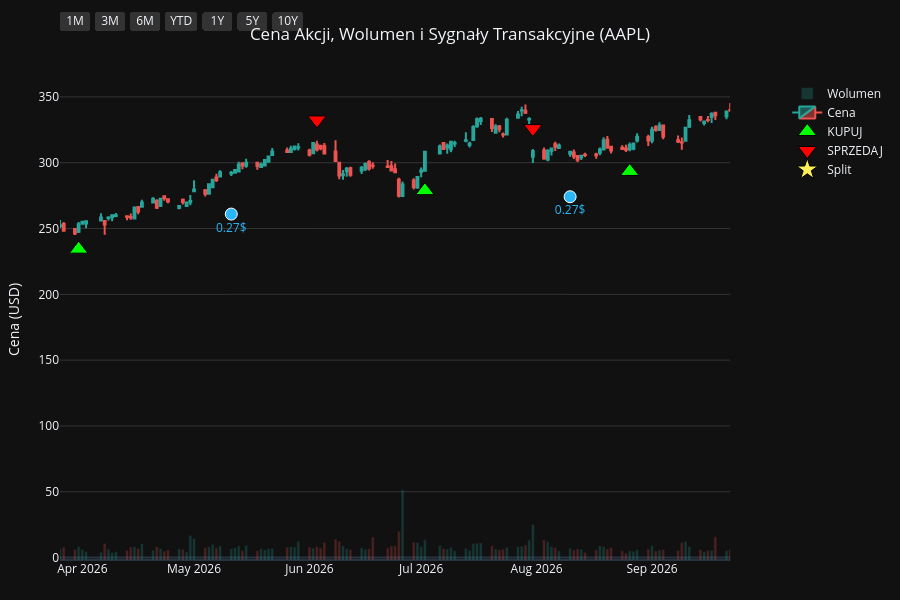
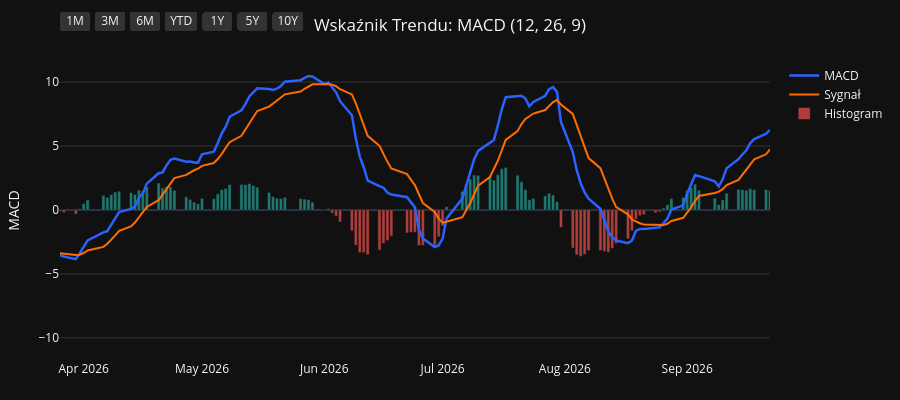
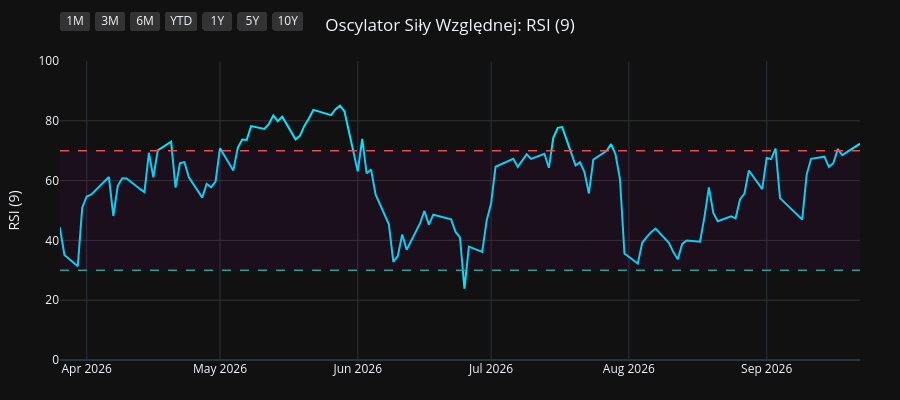
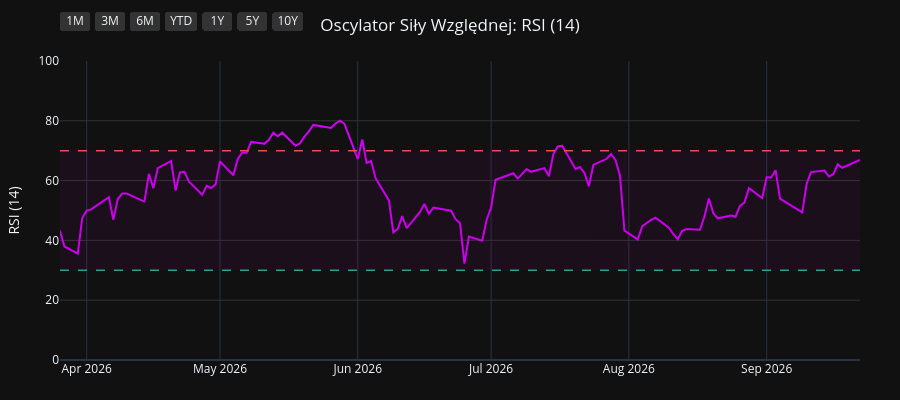

These figures' notebook cell, in order:
### Code cell
import os
import yfinance as yf
import pandas as pd
import pandas_ta as ta
import plotly.graph_objects as go
from plotly.subplots import make_subplots

# 1. Pobranie i przygotowanie danych
symbol = os.environ.get("STOCK_TICKER", "").strip().upper()
if not symbol:
    raise RuntimeError("Set STOCK_TICKER before running price_extractor.ipynb")
df = yf.Ticker(symbol).history(period="10y")
df.index = df.index.tz_localize(None)

# Wskaźniki i sygnały
df.ta.macd(fast=12, slow=26, signal=9, append=True)
df.ta.rsi(length=9, append=True)
df.ta.rsi(length=14, append=True)
df.ta.rsi(length=21, append=True)
df.dropna(inplace=True)

macd = df['MACD_12_26_9']
signal = df['MACDs_12_26_9']
wczorajszy_macd = macd.shift(1)
wczorajszy_signal = signal.shift(1)

df['Decyzja'] = 'BRAK'
df.loc[(macd > signal) & (wczorajszy_macd <= wczorajszy_signal), 'Decyzja'] = 'KUPUJ'
df.loc[(macd < signal) & (wczorajszy_macd >= wczorajszy_signal), 'Decyzja'] = 'SPRZEDAJ'

df_kupuj = df[df['Decyzja'] == 'KUPUJ']
df_sprzedaj = df[df['Decyzja'] == 'SPRZEDAJ']
df_dywidendy = df[df['Dividends'] > 0]
df_splity = df[df['Stock Splits'] > 0]

# Wspólna konfiguracja osi X
konfiguracja_osi_x = dict(
    type="date",
    showspikes=True, spikemode="across", spikesnap="cursor", spikedash="dot", spikecolor="#ffffff", spikethickness=1, hoverformat="%Y-%m-%d",
    rangeselector=dict(
        buttons=list([
            dict(count=1, label="1M", step="month", stepmode="backward"),
            dict(count=3, label="3M", step="month", stepmode="backward"),
            dict(count=6, label="6M", step="month", stepmode="backward"),
            dict(count=1, label="YTD", step="year", stepmode="todate"),
            dict(count=1, label="1Y", step="year", stepmode="backward"),
            dict(count=5, label="5Y", step="year", stepmode="backward"),
            dict(step="all", label="10Y")
        ]),
        bgcolor="#333333", activecolor="#2962ff", x=0, y=1.1
    )
)

# ==========================================
# WYKRES 1: CENA + WOLUMEN + SYGNAŁY
# ==========================================
fig1 = make_subplots(specs=[[{"secondary_y": True}]])

kolory_wolumenu = ['#26a69a' if row['Close'] >= row['Open'] else '#ef5350' for index, row in df.iterrows()]
fig1.add_trace(go.Bar(x=df.index, y=df['Volume'], marker_color=kolory_wolumenu, opacity=0.25, name='Wolumen'), secondary_y=True)
fig1.add_trace(go.Candlestick(x=df.index, open=df['Open'], high=df['High'], low=df['Low'], close=df['Close'], name='Cena', increasing_line_color='#26a69a', decreasing_line_color='#ef5350'), secondary_y=False)
fig1.add_trace(go.Scatter(x=df_kupuj.index, y=df_kupuj['Low'] * 0.95, customdata=df_kupuj[['Low', 'High']], mode='markers', marker=dict(symbol='triangle-up', size=16, color='#00ff00', line=dict(width=1, color='black')), name='KUPUJ', hovertemplate='KUPUJ<br>Najniższa: %{customdata[0]:.2f}<br>Najwyższa: %{customdata[1]:.2f}<extra></extra>'), secondary_y=False)
fig1.add_trace(go.Scatter(x=df_sprzedaj.index, y=df_sprzedaj['High'] * 1.05, customdata=df_sprzedaj[['Low', 'High']], mode='markers', marker=dict(symbol='triangle-down', size=16, color='#ff0000', line=dict(width=1, color='black')), name='SPRZEDAJ', hovertemplate='SPRZEDAJ<br>Najniższa: %{customdata[0]:.2f}<br>Najwyższa: %{customdata[1]:.2f}<extra></extra>'), secondary_y=False)

if not df_dywidendy.empty:
    fig1.add_trace(go.Scatter(x=df_dywidendy.index, y=df_dywidendy['Low'] * 0.90, mode='markers+text', marker=dict(symbol='circle', size=12, color='#29b6f6', line=dict(width=1, color='white')), text=df_dywidendy['Dividends'].apply(lambda x: f"{x}$"), textposition="bottom center", name='Dywidenda', showlegend=False, hovertemplate='Dywidenda: %{text}<extra></extra>', textfont=dict(color="#29b6f6")), secondary_y=False)
if not df_splity.empty:
                    fig1.add_trace(go.Scatter(x=df_splity.index, y=df_splity['High'], mode='markers+text', marker=dict(symbol='star', size=16, color='#ffee58', line=dict(width=1, color='black')), text=df_splity['Stock Splits'].apply(lambda x: f"{x:g}:1" if x >= 1 else f"1:{1 / x:g}"), textposition="top center", name='Split', hovertemplate='%{text}<extra></extra>', textfont=dict(color="#ffee58")), secondary_y=False)

fig1.update_layout(title=dict(text=f"Cena Akcji, Wolumen i Sygnały Transakcyjne ({symbol})", x=0.5, xanchor='center'), dragmode='pan', xaxis_rangeslider_visible=False, template='plotly_dark', height=600, hovermode='x unified', margin=dict(l=60, r=40, t=60, b=40))
fig1.update_xaxes(**konfiguracja_osi_x)
fig1.update_xaxes(range=[df.index.max() - pd.Timedelta(days=180), df.index.max()])
fig1.update_yaxes(title_text="Cena (USD)", secondary_y=False, gridcolor='#333333')
fig1.update_yaxes(range=[0, df['Volume'].max() * 4], showgrid=False, showticklabels=False, secondary_y=True)
fig1.show(config={'scrollZoom': True})

# ==========================================
# WYKRES 2: WSKAŹNIK MACD
# ==========================================
fig2 = go.Figure()
fig2.add_trace(go.Scatter(x=df.index, y=df['MACD_12_26_9'], line=dict(color='#2962ff', width=2.5), name='MACD'))
fig2.add_trace(go.Scatter(x=df.index, y=df['MACDs_12_26_9'], line=dict(color='#ff6d00', width=2), name='Sygnał'))
kolory_macd = ['#26a69a' if val >= 0 else '#ef5350' for val in df['MACDh_12_26_9']]
fig2.add_trace(go.Bar(x=df.index, y=df['MACDh_12_26_9'], marker_color=kolory_macd, name='Histogram', opacity=0.7))
fig2.update_layout(title=dict(text="Wskaźnik Trendu: MACD (12, 26, 9)", x=0.5, xanchor='center'), dragmode='pan', xaxis_rangeslider_visible=False, template='plotly_dark', height=400, hovermode='x unified', margin=dict(l=60, r=40, t=60, b=40))
fig2.update_xaxes(**konfiguracja_osi_x)
fig2.update_xaxes(range=[df.index.max() - pd.Timedelta(days=180), df.index.max()])
fig2.update_yaxes(title_text="MACD", gridcolor='#333333')
fig2.show(config={'scrollZoom': True})

# ==========================================
# WYKRES 3: OSCYLATOR RSI (9)
# ==========================================
fig3 = go.Figure()
fig3.add_trace(go.Scatter(x=df.index, y=df['RSI_9'], line=dict(color='#00e5ff', width=2), name='RSI (9)'))
fig3.add_hline(y=70, line_dash="dash", line_color="#ef5350", line_width=1.5)
fig3.add_hline(y=30, line_dash="dash", line_color="#26a69a", line_width=1.5)
fig3.add_hrect(y0=30, y1=70, line_width=0, fillcolor="purple", opacity=0.1)
fig3.update_layout(title=dict(text="Oscylator Siły Względnej: RSI (9)", x=0.5, xanchor='center'), dragmode='pan', xaxis_rangeslider_visible=False, template='plotly_dark', height=400, hovermode='x unified', margin=dict(l=60, r=40, t=60, b=40))
fig3.update_xaxes(**konfiguracja_osi_x)
fig3.update_xaxes(range=[df.index.max() - pd.Timedelta(days=180), df.index.max()])
fig3.update_yaxes(title_text="RSI (9)", range=[0, 100], gridcolor='#333333')
fig3.show(config={'scrollZoom': True})

# ==========================================
# WYKRES 4: OSCYLATOR RSI (14)
# ==========================================
fig4 = go.Figure()
fig4.add_trace(go.Scatter(x=df.index, y=df['RSI_14'], line=dict(color='#d500f9', width=2), name='RSI (14)'))
fig4.add_hline(y=70, line_dash="dash", line_color="#ef5350", line_width=1.5)
fig4.add_hline(y=30, line_dash="dash", line_color="#26a69a", line_width=1.5)
fig4.add_hrect(y0=30, y1=70, line_width=0, fillcolor="purple", opacity=0.1)
fig4.update_layout(title=dict(text="Oscylator Siły Względnej: RSI (14)", x=0.5, xanchor='center'), dragmode='pan', xaxis_rangeslider_visible=False, template='plotly_dark', height=400, hovermode='x unified', margin=dict(l=60, r=40, t=60, b=40))
fig4.update_xaxes(**konfiguracja_osi_x)
fig4.update_xaxes(range=[df.index.max() - pd.Timedelta(days=180), df.index.max()])
fig4.update_yaxes(title_text="RSI (14)", range=[0, 100], gridcolor='#333333')
fig4.show(config={'scrollZoom': True})

# ==========================================
# WYKRES 5: OSCYLATOR RSI (21)
# ==========================================
fig5 = go.Figure()
fig5.add_trace(go.Scatter(x=df.index, y=df['RSI_21'], line=dict(color='#64dd17', width=2), name='RSI (21)'))
fig5.add_hline(y=70, line_dash="dash", line_color="#ef5350", line_width=1.5)
fig5.add_hline(y=30, line_dash="dash", line_color="#26a69a", line_width=1.5)
fig5.add_hrect(y0=30, y1=70, line_width=0, fillcolor="purple", opacity=0.1)
fig5.update_layout(title=dict(text="Oscylator Siły Względnej: RSI (21)", x=0.5, xanchor='center'), dragmode='pan', xaxis_rangeslider_visible=False, template='plotly_dark', height=400, hovermode='x unified', margin=dict(l=60, r=40, t=60, b=40))
fig5.update_xaxes(**konfiguracja_osi_x)
fig5.update_xaxes(range=[df.index.max() - pd.Timedelta(days=180), df.index.max()])
fig5.update_yaxes(title_text="RSI (21)", range=[0, 100], gridcolor='#333333')
fig5.show(config={'scrollZoom': True})

### Figure 1 — Plotly figure (JSON) as saved in the notebook; plotly's stock layout.template omitted (floating-point values rounded to 4 significant figures; data arrays with more than 128 entries replaced by an {"elided": "..."} marker saying what was removed)
{"data": [{"marker": {"color": {"elided": "2479 str values"}}, "name": "Wolumen", "opacity": 0.25, "type": "bar", "x": {"elided": "2479 str values"}, "xaxis": "x", "y": {"elided": "2479 int values"}, "yaxis": "y2"}, {"close": {"elided": "2479 float values"}, "decreasing": {"line": {"color": "#ef5350"}}, "high": {"elided": "2479 float values"}, "increasing": {"line": {"color": "#26a69a"}}, "low": {"elided": "2479 float values"}, "name": "Cena", "open": {"elided": "2479 float values"}, "type": "candlestick", "x": {"elided": "2479 str values"}, "xaxis": "x", "yaxis": "y"}, {"customdata": {"elided": "89x2 float values"}, "hovertemplate": "KUPUJ<br>Najniższa: %{customdata[0]:.2f}<br>Najwyższa: %{customdata[1]:.2f}<extra></extra>", "marker": {"color": "#00ff00", "line": {"color": "black", "width": 1}, "size": 16, "symbol": "triangle-up"}, "mode": "markers", "name": "KUPUJ", "type": "scatter", "x": ["2016-11-21T00:00:00", "2017-01-09T00:00:00", "2017-01-25T00:00:00", "2017-05-01T00:00:00", "2017-07-10T00:00:00", "2017-08-29T00:00:00", "2017-10-06T00:00:00", "2017-12-18T00:00:00", "2018-01-08T00:00:00", "2018-02-14T00:00:00", "2018-04-10T00:00:00", "2018-05-02T00:00:00", "2018-06-06T00:00:00", "2018-07-09T00:00:00", "2018-08-01T00:00:00", "2018-10-02T00:00:00", "2018-12-03T00:00:00", "2018-12-12T00:00:00", "2018-12-28T00:00:00", "2019-03-12T00:00:00", "2019-04-02T00:00:00", "2019-04-18T00:00:00", "2019-06-06T00:00:00", "2019-07-23T00:00:00", "2019-08-19T00:00:00", "2019-09-05T00:00:00", "2019-10-07T00:00:00", "2019-12-16T00:00:00", "2020-03-27T00:00:00", "2020-06-08T00:00:00", "2020-07-08T00:00:00", "2020-07-20T00:00:00", "2020-07-31T00:00:00", "2020-10-01T00:00:00", "2020-11-06T00:00:00", "2020-12-01T00:00:00", "2021-01-22T00:00:00", "2021-03-15T00:00:00", "2021-06-07T00:00:00", "2021-08-17T00:00:00", "2021-08-31T00:00:00", "2021-10-14T00:00:00", "2021-11-17T00:00:00", "2022-02-01T00:00:00", "2022-03-18T00:00:00", "2022-05-27T00:00:00", "2022-06-23T00:00:00", "2022-10-17T00:00:00", "2022-11-11T00:00:00", "2023-01-09T00:00:00", "2023-03-16T00:00:00", "2023-04-19T00:00:00", "2023-05-01T00:00:00", "2023-05-05T00:00:00", "2023-05-18T00:00:00", "2023-05-31T00:00:00", "2023-06-27T00:00:00", "2023-08-25T00:00:00", "2023-10-04T00:00:00", "2023-11-02T00:00:00", "2023-12-08T00:00:00", "2023-12-13T00:00:00", "2024-01-19T00:00:00", "2024-03-18T00:00:00", "2024-04-25T00:00:00", "2024-06-05T00:00:00", "2024-06-07T00:00:00", "2024-06-11T00:00:00", "2024-07-02T00:00:00", "2024-08-14T00:00:00", "2024-09-20T00:00:00", "2024-10-10T00:00:00", "2024-11-19T00:00:00", "2025-01-29T00:00:00", "2025-03-25T00:00:00", "2025-04-15T00:00:00", "2025-05-12T00:00:00", "2025-06-06T00:00:00", "2025-06-23T00:00:00", "2025-08-07T00:00:00", "2025-09-03T00:00:00", "2025-09-19T00:00:00", "2025-10-23T00:00:00", "2025-11-28T00:00:00", "2026-01-28T00:00:00", "2026-02-24T00:00:00", "2026-03-31T00:00:00", "2026-07-02T00:00:00", "2026-08-26T00:00:00"], "xaxis": "x", "y": [24.02, 25.75, 26.27, 31.79, 31.57, 35.37, 34.17, 38.8, 38.59, 36.29, 38.21, 38.72, 42.92, 42.34, 44.13, 50.86, 40.81, 38.06, 34.81, 40.57, 43.21, 45.81, 41.36, 47.06, 47.87, 48.21, 51.47, 63.32, 56.61, 75.2, 86.47, 88.28, 92.66, 106.6, 107.1, 110.7, 124.5, 111.2, 115.5, 138.1, 140.2, 131.1, 140.1, 159.9, 148.4, 135.2, 126.2, 130.7, 134.7, 121.2, 141.7, 154.7, 157.6, 159.6, 161.5, 165.5, 173.8, 164.8, 160.3, 164.5, 181.8, 182.9, 177.2, 163.1, 158.0, 183.4, 182.7, 182.2, 202.4, 207.0, 214.4, 214.0, 213.8, 220.7, 207.8, 188.6, 195.5, 191.0, 188.1, 204.8, 221.8, 227.4, 244.2, 261.5, 241.1, 253.9, 234.3, 278.8, 293.4], "yaxis": "y"}, {"customdata": {"elided": "88x2 float values"}, "hovertemplate": "SPRZEDAJ<br>Najniższa: %{customdata[0]:.2f}<br>Najwyższa: %{customdata[1]:.2f}<extra></extra>", "marker": {"color": "#ff0000", "line": {"color": "black", "width": 1}, "size": 16, "symbol": "triangle-down"}, "mode": "markers", "name": "SPRZEDAJ", "type": "scatter", "x": ["2017-01-03T00:00:00", "2017-01-24T00:00:00", "2017-02-27T00:00:00", "2017-05-22T00:00:00", "2017-08-21T00:00:00", "2017-09-06T00:00:00", "2017-11-16T00:00:00", "2017-12-26T00:00:00", "2018-01-24T00:00:00", "2018-03-19T00:00:00", "2018-04-20T00:00:00", "2018-05-25T00:00:00", "2018-06-08T00:00:00", "2018-07-30T00:00:00", "2018-09-07T00:00:00", "2018-10-08T00:00:00", "2018-12-10T00:00:00", "2018-12-20T00:00:00", "2019-03-06T00:00:00", "2019-03-28T00:00:00", "2019-04-15T00:00:00", "2019-04-26T00:00:00", "2019-07-17T00:00:00", "2019-08-02T00:00:00", "2019-08-27T00:00:00", "2019-09-24T00:00:00", "2019-11-20T00:00:00", "2020-01-24T00:00:00", "2020-05-27T00:00:00", "2020-06-29T00:00:00", "2020-07-17T00:00:00", "2020-07-21T00:00:00", "2020-09-03T00:00:00", "2020-10-21T00:00:00", "2020-11-23T00:00:00", "2021-01-05T00:00:00", "2021-02-01T00:00:00", "2021-04-29T00:00:00", "2021-07-21T00:00:00", "2021-08-18T00:00:00", "2021-09-10T00:00:00", "2021-11-10T00:00:00", "2021-12-17T00:00:00", "2022-02-17T00:00:00", "2022-04-08T00:00:00", "2022-06-13T00:00:00", "2022-08-22T00:00:00", "2022-11-04T00:00:00", "2022-11-29T00:00:00", "2023-02-21T00:00:00", "2023-04-11T00:00:00", "2023-04-20T00:00:00", "2023-05-02T00:00:00", "2023-05-16T00:00:00", "2023-05-22T00:00:00", "2023-06-26T00:00:00", "2023-07-10T00:00:00", "2023-09-11T00:00:00", "2023-10-20T00:00:00", "2023-11-30T00:00:00", "2023-12-11T00:00:00", "2023-12-19T00:00:00", "2024-01-31T00:00:00", "2024-04-19T00:00:00", "2024-05-29T00:00:00", "2024-06-06T00:00:00", "2024-06-10T00:00:00", "2024-06-25T00:00:00", "2024-07-18T00:00:00", "2024-09-04T00:00:00", "2024-10-07T00:00:00", "2024-10-25T00:00:00", "2024-12-30T00:00:00", "2025-03-03T00:00:00", "2025-04-03T00:00:00", "2025-05-08T00:00:00", "2025-05-22T00:00:00", "2025-06-11T00:00:00", "2025-07-29T00:00:00", "2025-08-25T00:00:00", "2025-09-10T00:00:00", "2025-10-07T00:00:00", "2025-11-07T00:00:00", "2025-12-08T00:00:00", "2026-02-13T00:00:00", "2026-03-02T00:00:00", "2026-06-03T00:00:00", "2026-07-31T00:00:00"], "xaxis": "x", "y": [28.08, 28.99, 33.32, 37.62, 38.58, 39.83, 42.15, 42.05, 43.48, 43.7, 42.16, 46.88, 47.46, 47.51, 55.9, 55.76, 42.34, 40.35, 43.87, 47.39, 49.96, 51.25, 51.47, 51.8, 52.53, 56.05, 67.23, 81.69, 80.93, 91.97, 98.68, 100.8, 131.1, 120.8, 119.9, 134.3, 138.0, 139.9, 149.4, 154.4, 159.2, 154.0, 177.9, 176.5, 176.4, 139.0, 174.9, 147.2, 149.4, 156.3, 167.7, 173.4, 176.0, 179.1, 180.8, 194.6, 196.6, 186.8, 181.7, 197.4, 200.7, 204.3, 194.1, 172.8, 200.0, 204.4, 205.2, 219.9, 239.7, 230.9, 235.0, 242.8, 264.3, 254.7, 216.5, 208.8, 211.9, 213.7, 224.5, 239.9, 243.1, 269.3, 284.9, 292.9, 274.9, 279.4, 332.5, 325.9], "yaxis": "y"}, {"hovertemplate": "Dywidenda: %{text}<extra></extra>", "marker": {"color": "#29b6f6", "line": {"color": "white", "width": 1}, "size": 12, "symbol": "circle"}, "mode": "markers+text", "name": "Dywidenda", "showlegend": false, "text": ["0.1425$", "0.1575$", "0.1575$", "0.1575$", "0.1575$", "0.1825$", "0.1825$", "0.1825$", "0.1825$", "0.1925$", "0.1925$", "0.1925$", "0.1925$", "0.205$", "0.205$", "0.205$", "0.205$", "0.22$", "0.22$", "0.22$", "0.22$", "0.23$", "0.23$", "0.23$", "0.23$", "0.24$", "0.24$", "0.24$", "0.24$", "0.25$", "0.25$", "0.25$", "0.25$", "0.26$", "0.26$", "0.26$", "0.26$", "0.27$", "0.27$"], "textfont": {"color": "#29b6f6"}, "textposition": "bottom center", "type": "scatter", "x": ["2017-02-09T00:00:00", "2017-05-11T00:00:00", "2017-08-10T00:00:00", "2017-11-10T00:00:00", "2018-02-09T00:00:00", "2018-05-11T00:00:00", "2018-08-10T00:00:00", "2018-11-08T00:00:00", "2019-02-08T00:00:00", "2019-05-10T00:00:00", "2019-08-09T00:00:00", "2019-11-07T00:00:00", "2020-02-07T00:00:00", "2020-05-08T00:00:00", "2020-08-07T00:00:00", "2020-11-06T00:00:00", "2021-02-05T00:00:00", "2021-05-07T00:00:00", "2021-08-06T00:00:00", "2021-11-05T00:00:00", "2022-02-04T00:00:00", "2022-05-06T00:00:00", "2022-08-05T00:00:00", "2022-11-04T00:00:00", "2023-02-10T00:00:00", "2023-05-12T00:00:00", "2023-08-11T00:00:00", "2023-11-10T00:00:00", "2024-02-09T00:00:00", "2024-05-10T00:00:00", "2024-08-12T00:00:00", "2024-11-08T00:00:00", "2025-02-10T00:00:00", "2025-05-12T00:00:00", "2025-08-11T00:00:00", "2025-11-10T00:00:00", "2026-02-09T00:00:00", "2026-05-11T00:00:00", "2026-08-10T00:00:00"], "xaxis": "x", "y": [27.24, 31.78, 32.39, 36.63, 31.71, 39.72, 43.94, 44.11, 36.09, 41.46, 43.03, 55.9, 69.03, 66.23, 96.2, 101.5, 118.9, 113.5, 127.8, 131.9, 150.2, 135.9, 143.9, 118.8, 132.1, 151.6, 156.8, 163.2, 167.4, 162.4, 192.4, 202.3, 203.2, 185.2, 201.5, 240.1, 244.1, 261.0, 274.1], "yaxis": "y"}, {"hovertemplate": "%{text}<extra></extra>", "marker": {"color": "#ffee58", "line": {"color": "black", "width": 1}, "size": 16, "symbol": "star"}, "mode": "markers+text", "name": "Split", "text": ["4:1"], "textfont": {"color": "#ffee58"}, "textposition": "top center", "type": "scatter", "x": ["2020-08-31T00:00:00"], "xaxis": "x", "y": [127.0], "yaxis": "y"}], "layout": {"dragmode": "pan", "height": 600, "hovermode": "x unified", "margin": {"b": 40, "l": 60, "r": 40, "t": 60}, "title": {"text": "Cena Akcji, Wolumen i Sygnały Transakcyjne (AAPL)", "x": 0.5, "xanchor": "center"}, "xaxis": {"anchor": "y", "domain": [0.0, 0.94], "hoverformat": "%Y-%m-%d", "range": ["2026-03-26T00:00:00", "2026-09-22T00:00:00"], "rangeselector": {"activecolor": "#2962ff", "bgcolor": "#333333", "buttons": [{"count": 1, "label": "1M", "step": "month", "stepmode": "backward"}, {"count": 3, "label": "3M", "step": "month", "stepmode": "backward"}, {"count": 6, "label": "6M", "step": "month", "stepmode": "backward"}, {"count": 1, "label": "YTD", "step": "year", "stepmode": "todate"}, {"count": 1, "label": "1Y", "step": "year", "stepmode": "backward"}, {"count": 5, "label": "5Y", "step": "year", "stepmode": "backward"}, {"label": "10Y", "step": "all"}], "x": 0, "y": 1.1}, "rangeslider": {"visible": false}, "showspikes": true, "spikecolor": "#ffffff", "spikedash": "dot", "spikemode": "across", "spikesnap": "cursor", "spikethickness": 1, "type": "date"}, "yaxis": {"anchor": "x", "domain": [0.0, 1.0], "gridcolor": "#333333", "title": {"text": "Cena (USD)"}}, "yaxis2": {"anchor": "x", "overlaying": "y", "range": [0, 1791760000], "showgrid": false, "showticklabels": false, "side": "right"}}}

### Figure 2 — Plotly figure (JSON) as saved in the notebook; plotly's stock layout.template omitted (floating-point values rounded to 4 significant figures; data arrays with more than 128 entries replaced by an {"elided": "..."} marker saying what was removed)
{"data": [{"line": {"color": "#2962ff", "width": 2.5}, "name": "MACD", "type": "scatter", "x": {"elided": "2479 str values"}, "y": {"elided": "2479 float values"}}, {"line": {"color": "#ff6d00", "width": 2}, "name": "Sygnał", "type": "scatter", "x": {"elided": "2479 str values"}, "y": {"elided": "2479 float values"}}, {"marker": {"color": {"elided": "2479 str values"}}, "name": "Histogram", "opacity": 0.7, "type": "bar", "x": {"elided": "2479 str values"}, "y": {"elided": "2479 float values"}}], "layout": {"dragmode": "pan", "height": 400, "hovermode": "x unified", "margin": {"b": 40, "l": 60, "r": 40, "t": 60}, "title": {"text": "Wskaźnik Trendu: MACD (12, 26, 9)", "x": 0.5, "xanchor": "center"}, "xaxis": {"hoverformat": "%Y-%m-%d", "range": ["2026-03-26T00:00:00", "2026-09-22T00:00:00"], "rangeselector": {"activecolor": "#2962ff", "bgcolor": "#333333", "buttons": [{"count": 1, "label": "1M", "step": "month", "stepmode": "backward"}, {"count": 3, "label": "3M", "step": "month", "stepmode": "backward"}, {"count": 6, "label": "6M", "step": "month", "stepmode": "backward"}, {"count": 1, "label": "YTD", "step": "year", "stepmode": "todate"}, {"count": 1, "label": "1Y", "step": "year", "stepmode": "backward"}, {"count": 5, "label": "5Y", "step": "year", "stepmode": "backward"}, {"label": "10Y", "step": "all"}], "x": 0, "y": 1.1}, "rangeslider": {"visible": false}, "showspikes": true, "spikecolor": "#ffffff", "spikedash": "dot", "spikemode": "across", "spikesnap": "cursor", "spikethickness": 1, "type": "date"}, "yaxis": {"gridcolor": "#333333", "title": {"text": "MACD"}}}}

### Figure 3 — Plotly figure (JSON) as saved in the notebook; plotly's stock layout.template omitted (floating-point values rounded to 4 significant figures; data arrays with more than 128 entries replaced by an {"elided": "..."} marker saying what was removed)
{"data": [{"line": {"color": "#00e5ff", "width": 2}, "name": "RSI (9)", "type": "scatter", "x": {"elided": "2479 str values"}, "y": {"elided": "2479 float values"}}], "layout": {"dragmode": "pan", "height": 400, "hovermode": "x unified", "margin": {"b": 40, "l": 60, "r": 40, "t": 60}, "shapes": [{"line": {"color": "#ef5350", "dash": "dash", "width": 1.5}, "type": "line", "x0": 0, "x1": 1, "xref": "x domain", "y0": 70, "y1": 70, "yref": "y"}, {"line": {"color": "#26a69a", "dash": "dash", "width": 1.5}, "type": "line", "x0": 0, "x1": 1, "xref": "x domain", "y0": 30, "y1": 30, "yref": "y"}, {"fillcolor": "purple", "line": {"width": 0}, "opacity": 0.1, "type": "rect", "x0": 0, "x1": 1, "xref": "x domain", "y0": 30, "y1": 70, "yref": "y"}], "title": {"text": "Oscylator Siły Względnej: RSI (9)", "x": 0.5, "xanchor": "center"}, "xaxis": {"hoverformat": "%Y-%m-%d", "range": ["2026-03-26T00:00:00", "2026-09-22T00:00:00"], "rangeselector": {"activecolor": "#2962ff", "bgcolor": "#333333", "buttons": [{"count": 1, "label": "1M", "step": "month", "stepmode": "backward"}, {"count": 3, "label": "3M", "step": "month", "stepmode": "backward"}, {"count": 6, "label": "6M", "step": "month", "stepmode": "backward"}, {"count": 1, "label": "YTD", "step": "year", "stepmode": "todate"}, {"count": 1, "label": "1Y", "step": "year", "stepmode": "backward"}, {"count": 5, "label": "5Y", "step": "year", "stepmode": "backward"}, {"label": "10Y", "step": "all"}], "x": 0, "y": 1.1}, "rangeslider": {"visible": false}, "showspikes": true, "spikecolor": "#ffffff", "spikedash": "dot", "spikemode": "across", "spikesnap": "cursor", "spikethickness": 1, "type": "date"}, "yaxis": {"gridcolor": "#333333", "range": [0, 100], "title": {"text": "RSI (9)"}}}}

### Figure 4 — Plotly figure (JSON) as saved in the notebook; plotly's stock layout.template omitted (floating-point values rounded to 4 significant figures; data arrays with more than 128 entries replaced by an {"elided": "..."} marker saying what was removed)
{"data": [{"line": {"color": "#d500f9", "width": 2}, "name": "RSI (14)", "type": "scatter", "x": {"elided": "2479 str values"}, "y": {"elided": "2479 float values"}}], "layout": {"dragmode": "pan", "height": 400, "hovermode": "x unified", "margin": {"b": 40, "l": 60, "r": 40, "t": 60}, "shapes": [{"line": {"color": "#ef5350", "dash": "dash", "width": 1.5}, "type": "line", "x0": 0, "x1": 1, "xref": "x domain", "y0": 70, "y1": 70, "yref": "y"}, {"line": {"color": "#26a69a", "dash": "dash", "width": 1.5}, "type": "line", "x0": 0, "x1": 1, "xref": "x domain", "y0": 30, "y1": 30, "yref": "y"}, {"fillcolor": "purple", "line": {"width": 0}, "opacity": 0.1, "type": "rect", "x0": 0, "x1": 1, "xref": "x domain", "y0": 30, "y1": 70, "yref": "y"}], "title": {"text": "Oscylator Siły Względnej: RSI (14)", "x": 0.5, "xanchor": "center"}, "xaxis": {"hoverformat": "%Y-%m-%d", "range": ["2026-03-26T00:00:00", "2026-09-22T00:00:00"], "rangeselector": {"activecolor": "#2962ff", "bgcolor": "#333333", "buttons": [{"count": 1, "label": "1M", "step": "month", "stepmode": "backward"}, {"count": 3, "label": "3M", "step": "month", "stepmode": "backward"}, {"count": 6, "label": "6M", "step": "month", "stepmode": "backward"}, {"count": 1, "label": "YTD", "step": "year", "stepmode": "todate"}, {"count": 1, "label": "1Y", "step": "year", "stepmode": "backward"}, {"count": 5, "label": "5Y", "step": "year", "stepmode": "backward"}, {"label": "10Y", "step": "all"}], "x": 0, "y": 1.1}, "rangeslider": {"visible": false}, "showspikes": true, "spikecolor": "#ffffff", "spikedash": "dot", "spikemode": "across", "spikesnap": "cursor", "spikethickness": 1, "type": "date"}, "yaxis": {"gridcolor": "#333333", "range": [0, 100], "title": {"text": "RSI (14)"}}}}
